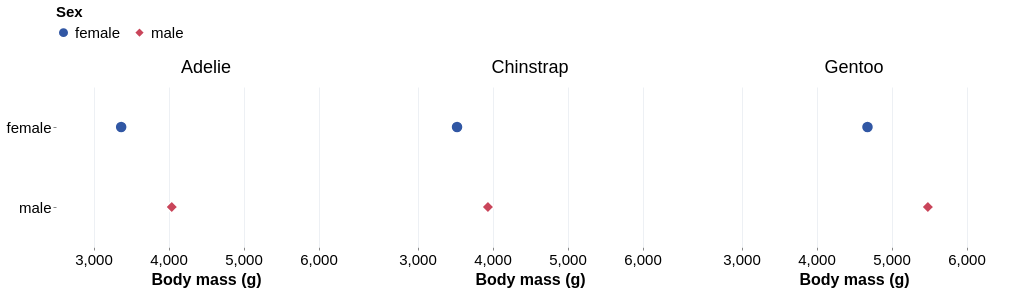

Write a Vega-Lite specification for this figure.
### Vega-Lite specification from a JSON file in a GitHub repository (floating-point values rounded to 4 significant figures; data arrays with more than 128 entries replaced by an {"elided": "..."} marker saying what was removed)
{"$schema": "https://vega.github.io/schema/vega-lite/v6.json", "data": {"values": {"elided": "333 records"}}, "facet": {"field": "species", "type": "nominal", "sort": ["Adelie", "Chinstrap", "Gentoo"], "title": null, "header": {"labelFontSize": 18}}, "columns": 3, "spacing": 24, "spec": {"width": 300, "height": 160, "encoding": {"y": {"field": "sex", "type": "nominal", "sort": ["female", "male"], "title": null}}, "layer": [{"mark": {"type": "point", "filled": true, "size": 145, "opacity": 1, "stroke": "white", "strokeWidth": 1.5}, "encoding": {"color": {"field": "sex", "type": "nominal", "title": "Sex", "scale": {"domain": ["female", "male"], "range": ["#3157a4", "#c9455a"]}}, "shape": {"field": "sex", "type": "nominal", "title": "Sex", "scale": {"domain": ["female", "male"], "range": ["circle", "diamond"]}}, "x": {"field": "body_mass_g", "type": "quantitative", "title": "Body mass (g)", "scale": {"domain": [2500, 6500], "zero": false}, "axis": {"tickCount": 5}, "aggregate": "mean"}, "tooltip": [{"field": "species"}, {"field": "sex"}, {"field": "body_mass_g", "aggregate": "mean", "type": "quantitative", "title": "Mean", "format": ".1f"}]}}]}, "resolve": {"scale": {"x": "shared", "y": "shared"}}, "config": {"font": "Arial", "background": "white", "view": {"stroke": null}, "axis": {"labelFontSize": 15, "titleFontSize": 16, "gridColor": "#edf0f4", "domain": false, "tickSize": 3}, "legend": {"orient": "top", "labelFontSize": 15, "titleFontSize": 15, "symbolSize": 110, "symbolOpacity": 1, "titleLimit": 400}, "title": {"fontSize": 18, "anchor": "start", "offset": 12}}}
